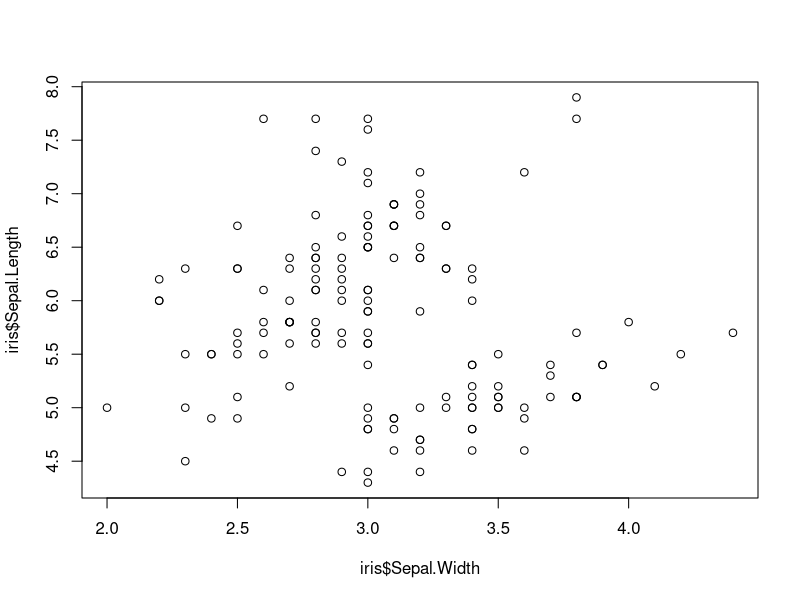
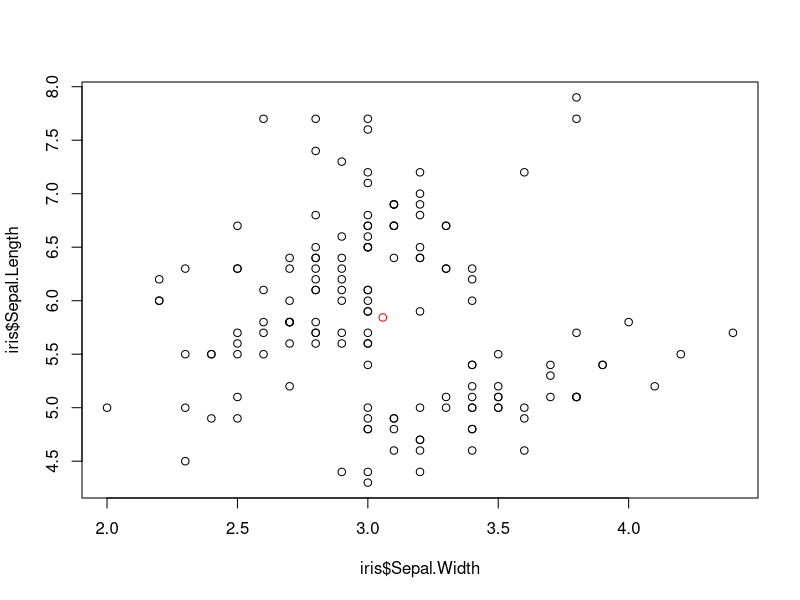
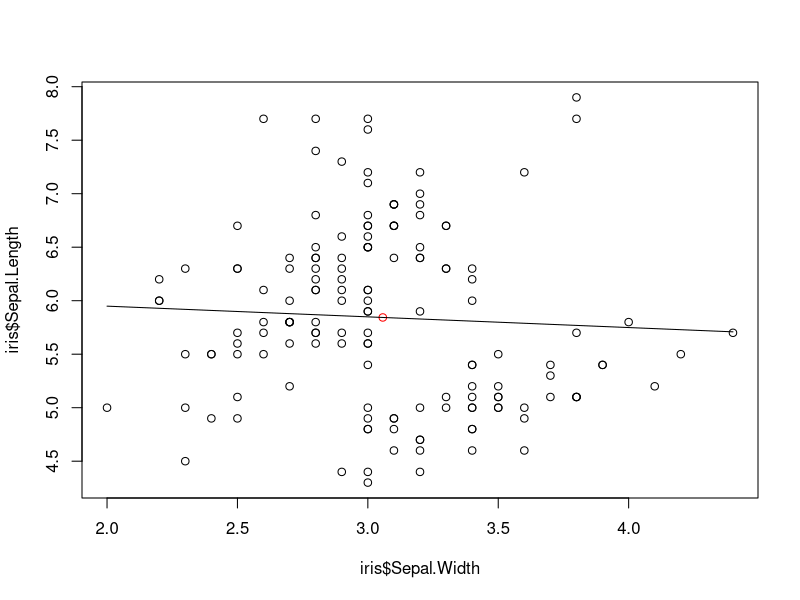

Generate these figures, in order, with R:
data(iris)
head(iris)
iris$Sepal.Width
mean(iris$Sepal.Length)
sd(iris$Sepal.Width)

plot(x = iris$Sepal.Width, y = iris$Sepal.Length)

data_center_x = mean(iris$Sepal.Width)
data_center_y = mean(iris$Sepal.Length)
c(data_center_x, data_center_y)

plot(x = iris$Sepal.Width, y = iris$Sepal.Length)
points(x = data_center_x, y = data_center_y, col = "red")

line_point_slope = function(x, x1, y1, slope)
{
  get_y_intercept = 
    function(x1, y1, slope) 
      return(-(x1 * slope) + y1)
  
  linear = 
    function(x, yint, slope) 
      return(yint + x * slope)
  
  return(linear(x, get_y_intercept(x1, y1, slope), slope))
}

plot(x = iris$Sepal.Width, y = iris$Sepal.Length)
points(x = data_center_x, y = data_center_y, col = "red")
curve(
  line_point_slope(
    x, 
    data_center_x, 
    data_center_y,
    -0.1), 
  add = TRUE)